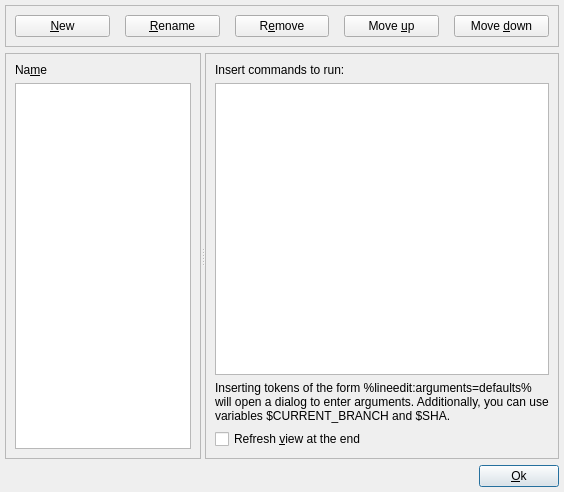
<?xml version="1.0" encoding="UTF-8"?>
<ui version="4.0">
 <class>CustomActionBase</class>
 <widget class="QWidget" name="CustomActionBase">
  <property name="geometry">
   <rect>
    <x>0</x>
    <y>0</y>
    <width>564</width>
    <height>492</height>
   </rect>
  </property>
  <property name="windowTitle">
   <string>Actions builder</string>
  </property>
  <property name="windowIcon">
   <iconset resource="icons.qrc">
    <normaloff>:/icons/resources/emblem-favorite.svg</normaloff>:/icons/resources/emblem-favorite.svg</iconset>
  </property>
  <layout class="QHBoxLayout">
   <property name="spacing">
    <number>0</number>
   </property>
   <property name="leftMargin">
    <number>5</number>
   </property>
   <property name="topMargin">
    <number>5</number>
   </property>
   <property name="rightMargin">
    <number>5</number>
   </property>
   <property name="bottomMargin">
    <number>5</number>
   </property>
   <item>
    <layout class="QVBoxLayout">
     <property name="spacing">
      <number>6</number>
     </property>
     <property name="leftMargin">
      <number>0</number>
     </property>
     <property name="topMargin">
      <number>0</number>
     </property>
     <property name="rightMargin">
      <number>0</number>
     </property>
     <property name="bottomMargin">
      <number>0</number>
     </property>
     <item>
      <widget class="QFrame" name="frame">
       <property name="sizePolicy">
        <sizepolicy hsizetype="Preferred" vsizetype="Fixed">
         <horstretch>0</horstretch>
         <verstretch>0</verstretch>
        </sizepolicy>
       </property>
       <property name="frameShape">
        <enum>QFrame::StyledPanel</enum>
       </property>
       <property name="frameShadow">
        <enum>QFrame::Raised</enum>
       </property>
       <layout class="QHBoxLayout">
        <property name="spacing">
         <number>6</number>
        </property>
        <property name="leftMargin">
         <number>9</number>
        </property>
        <property name="topMargin">
         <number>9</number>
        </property>
        <property name="rightMargin">
         <number>9</number>
        </property>
        <property name="bottomMargin">
         <number>9</number>
        </property>
        <item>
         <layout class="QHBoxLayout">
          <property name="spacing">
           <number>15</number>
          </property>
          <property name="leftMargin">
           <number>0</number>
          </property>
          <property name="topMargin">
           <number>0</number>
          </property>
          <property name="rightMargin">
           <number>0</number>
          </property>
          <property name="bottomMargin">
           <number>0</number>
          </property>
          <item>
           <widget class="QPushButton" name="pushButtonNew">
            <property name="text">
             <string>&amp;New</string>
            </property>
            <property name="icon">
             <iconset resource="icons.qrc">
              <normaloff>:/icons/resources/archive-insert.svg</normaloff>:/icons/resources/archive-insert.svg</iconset>
            </property>
            <property name="shortcut">
             <string>Alt+N</string>
            </property>
           </widget>
          </item>
          <item>
           <widget class="QPushButton" name="pushButtonRename">
            <property name="text">
             <string>&amp;Rename</string>
            </property>
            <property name="icon">
             <iconset resource="icons.qrc">
              <normaloff>:/icons/resources/document-edit-sign.svg</normaloff>:/icons/resources/document-edit-sign.svg</iconset>
            </property>
            <property name="shortcut">
             <string>Alt+R</string>
            </property>
           </widget>
          </item>
          <item>
           <widget class="QPushButton" name="pushButtonRemove">
            <property name="text">
             <string>R&amp;emove</string>
            </property>
            <property name="icon">
             <iconset resource="icons.qrc">
              <normaloff>:/icons/resources/archive-remove.svg</normaloff>:/icons/resources/archive-remove.svg</iconset>
            </property>
            <property name="shortcut">
             <string>Alt+E</string>
            </property>
           </widget>
          </item>
          <item>
           <widget class="QPushButton" name="pushButtonMoveUp">
            <property name="layoutDirection">
             <enum>Qt::LeftToRight</enum>
            </property>
            <property name="text">
             <string>Move &amp;up</string>
            </property>
            <property name="icon">
             <iconset resource="icons.qrc">
              <normaloff>:/icons/resources/go-up.svg</normaloff>:/icons/resources/go-up.svg</iconset>
            </property>
            <property name="shortcut">
             <string>Alt+U</string>
            </property>
           </widget>
          </item>
          <item>
           <widget class="QPushButton" name="pushButtonMoveDown">
            <property name="text">
             <string>Move &amp;down</string>
            </property>
            <property name="icon">
             <iconset resource="icons.qrc">
              <normaloff>:/icons/resources/go-down.svg</normaloff>:/icons/resources/go-down.svg</iconset>
            </property>
            <property name="shortcut">
             <string>Alt+D</string>
            </property>
           </widget>
          </item>
         </layout>
        </item>
       </layout>
      </widget>
     </item>
     <item>
      <widget class="QSplitter" name="splitter">
       <property name="sizePolicy">
        <sizepolicy hsizetype="Expanding" vsizetype="Expanding">
         <horstretch>0</horstretch>
         <verstretch>0</verstretch>
        </sizepolicy>
       </property>
       <property name="orientation">
        <enum>Qt::Horizontal</enum>
       </property>
       <widget class="QFrame" name="frame_3">
        <property name="frameShape">
         <enum>QFrame::StyledPanel</enum>
        </property>
        <property name="frameShadow">
         <enum>QFrame::Raised</enum>
        </property>
        <layout class="QHBoxLayout">
         <property name="spacing">
          <number>6</number>
         </property>
         <property name="leftMargin">
          <number>9</number>
         </property>
         <property name="topMargin">
          <number>9</number>
         </property>
         <property name="rightMargin">
          <number>9</number>
         </property>
         <property name="bottomMargin">
          <number>9</number>
         </property>
         <item>
          <layout class="QVBoxLayout">
           <property name="spacing">
            <number>6</number>
           </property>
           <property name="leftMargin">
            <number>0</number>
           </property>
           <property name="topMargin">
            <number>0</number>
           </property>
           <property name="rightMargin">
            <number>0</number>
           </property>
           <property name="bottomMargin">
            <number>0</number>
           </property>
           <item>
            <widget class="QLabel" name="labelActionName">
             <property name="text">
              <string>Na&amp;me</string>
             </property>
             <property name="buddy">
              <cstring>listWidgetNames</cstring>
             </property>
            </widget>
           </item>
           <item>
            <widget class="QListWidget" name="listWidgetNames"/>
           </item>
          </layout>
         </item>
        </layout>
       </widget>
       <widget class="QFrame" name="frame_2">
        <property name="frameShape">
         <enum>QFrame::StyledPanel</enum>
        </property>
        <property name="frameShadow">
         <enum>QFrame::Raised</enum>
        </property>
        <layout class="QHBoxLayout">
         <property name="spacing">
          <number>6</number>
         </property>
         <property name="leftMargin">
          <number>9</number>
         </property>
         <property name="topMargin">
          <number>9</number>
         </property>
         <property name="rightMargin">
          <number>9</number>
         </property>
         <property name="bottomMargin">
          <number>9</number>
         </property>
         <item>
          <layout class="QVBoxLayout">
           <property name="spacing">
            <number>6</number>
           </property>
           <property name="leftMargin">
            <number>0</number>
           </property>
           <property name="topMargin">
            <number>0</number>
           </property>
           <property name="rightMargin">
            <number>0</number>
           </property>
           <property name="bottomMargin">
            <number>0</number>
           </property>
           <item>
            <widget class="QLabel" name="textLabel1">
             <property name="text">
              <string>Insert commands to run:</string>
             </property>
            </widget>
           </item>
           <item>
            <widget class="QTextEdit" name="textEditAction">
             <property name="toolTip">
              <string>Insert commands to run. See handbook (F1) for some examples.</string>
             </property>
             <property name="acceptRichText">
              <bool>false</bool>
             </property>
            </widget>
           </item>
           <item>
            <widget class="QLabel" name="label">
             <property name="text">
              <string>Inserting tokens of the form %lineedit:arguments=defaults%
will open a dialog to enter arguments. Additionally, you can use
variables $CURRENT_BRANCH and $SHA.</string>
             </property>
            </widget>
           </item>
           <item>
            <widget class="QCheckBox" name="checkBoxRefreshAfterAction">
             <property name="toolTip">
              <string>If checked main view will be automatically refreshed when done</string>
             </property>
             <property name="text">
              <string>Refresh &amp;view at the end</string>
             </property>
             <property name="shortcut">
              <string>Alt+V</string>
             </property>
            </widget>
           </item>
           <item>
            <layout class="QHBoxLayout">
             <property name="spacing">
              <number>6</number>
             </property>
             <property name="leftMargin">
              <number>0</number>
             </property>
             <property name="topMargin">
              <number>0</number>
             </property>
             <property name="rightMargin">
              <number>0</number>
             </property>
             <property name="bottomMargin">
              <number>0</number>
             </property>
            </layout>
           </item>
          </layout>
         </item>
        </layout>
       </widget>
      </widget>
     </item>
     <item>
      <layout class="QHBoxLayout">
       <property name="spacing">
        <number>6</number>
       </property>
       <property name="leftMargin">
        <number>0</number>
       </property>
       <property name="topMargin">
        <number>0</number>
       </property>
       <property name="rightMargin">
        <number>0</number>
       </property>
       <property name="bottomMargin">
        <number>0</number>
       </property>
       <item>
        <spacer>
         <property name="orientation">
          <enum>Qt::Horizontal</enum>
         </property>
         <property name="sizeType">
          <enum>QSizePolicy::Expanding</enum>
         </property>
         <property name="sizeHint" stdset="0">
          <size>
           <width>101</width>
           <height>20</height>
          </size>
         </property>
        </spacer>
       </item>
       <item>
        <widget class="QPushButton" name="pushButtonOk">
         <property name="text">
          <string>&amp;Ok</string>
         </property>
         <property name="shortcut">
          <string>Alt+O</string>
         </property>
         <property name="autoDefault">
          <bool>true</bool>
         </property>
         <property name="default">
          <bool>true</bool>
         </property>
        </widget>
       </item>
      </layout>
     </item>
    </layout>
   </item>
  </layout>
 </widget>
 <layoutdefault spacing="6" margin="11"/>
 <resources>
  <include location="icons.qrc"/>
 </resources>
 <connections>
  <connection>
   <sender>pushButtonNew</sender>
   <signal>clicked()</signal>
   <receiver>CustomActionBase</receiver>
   <slot>pushButtonNew_clicked()</slot>
   <hints>
    <hint type="sourcelabel">
     <x>20</x>
     <y>20</y>
    </hint>
    <hint type="destinationlabel">
     <x>20</x>
     <y>20</y>
    </hint>
   </hints>
  </connection>
  <connection>
   <sender>pushButtonRename</sender>
   <signal>clicked()</signal>
   <receiver>CustomActionBase</receiver>
   <slot>pushButtonRename_clicked()</slot>
   <hints>
    <hint type="sourcelabel">
     <x>20</x>
     <y>20</y>
    </hint>
    <hint type="destinationlabel">
     <x>20</x>
     <y>20</y>
    </hint>
   </hints>
  </connection>
  <connection>
   <sender>pushButtonRemove</sender>
   <signal>clicked()</signal>
   <receiver>CustomActionBase</receiver>
   <slot>pushButtonRemove_clicked()</slot>
   <hints>
    <hint type="sourcelabel">
     <x>20</x>
     <y>20</y>
    </hint>
    <hint type="destinationlabel">
     <x>20</x>
     <y>20</y>
    </hint>
   </hints>
  </connection>
  <connection>
   <sender>checkBoxRefreshAfterAction</sender>
   <signal>toggled(bool)</signal>
   <receiver>CustomActionBase</receiver>
   <slot>checkBoxRefreshAfterAction_toggled(bool)</slot>
   <hints>
    <hint type="sourcelabel">
     <x>20</x>
     <y>20</y>
    </hint>
    <hint type="destinationlabel">
     <x>20</x>
     <y>20</y>
    </hint>
   </hints>
  </connection>
  <connection>
   <sender>pushButtonMoveUp</sender>
   <signal>clicked()</signal>
   <receiver>CustomActionBase</receiver>
   <slot>pushButtonMoveUp_clicked()</slot>
   <hints>
    <hint type="sourcelabel">
     <x>20</x>
     <y>20</y>
    </hint>
    <hint type="destinationlabel">
     <x>20</x>
     <y>20</y>
    </hint>
   </hints>
  </connection>
  <connection>
   <sender>pushButtonMoveDown</sender>
   <signal>clicked()</signal>
   <receiver>CustomActionBase</receiver>
   <slot>pushButtonMoveDown_clicked()</slot>
   <hints>
    <hint type="sourcelabel">
     <x>20</x>
     <y>20</y>
    </hint>
    <hint type="destinationlabel">
     <x>20</x>
     <y>20</y>
    </hint>
   </hints>
  </connection>
  <connection>
   <sender>pushButtonOk</sender>
   <signal>clicked()</signal>
   <receiver>CustomActionBase</receiver>
   <slot>pushButtonOk_clicked()</slot>
   <hints>
    <hint type="sourcelabel">
     <x>20</x>
     <y>20</y>
    </hint>
    <hint type="destinationlabel">
     <x>20</x>
     <y>20</y>
    </hint>
   </hints>
  </connection>
  <connection>
   <sender>textEditAction</sender>
   <signal>textChanged()</signal>
   <receiver>CustomActionBase</receiver>
   <slot>textEditAction_textChanged()</slot>
   <hints>
    <hint type="sourcelabel">
     <x>395</x>
     <y>239</y>
    </hint>
    <hint type="destinationlabel">
     <x>330</x>
     <y>231</y>
    </hint>
   </hints>
  </connection>
  <connection>
   <sender>listWidgetNames</sender>
   <signal>currentItemChanged(QListWidgetItem*,QListWidgetItem*)</signal>
   <receiver>CustomActionBase</receiver>
   <slot>listWidgetNames_currentItemChanged(QListWidgetItem*,QListWidgetItem*)</slot>
   <hints>
    <hint type="sourcelabel">
     <x>129</x>
     <y>256</y>
    </hint>
    <hint type="destinationlabel">
     <x>337</x>
     <y>232</y>
    </hint>
   </hints>
  </connection>
 </connections>
</ui>
